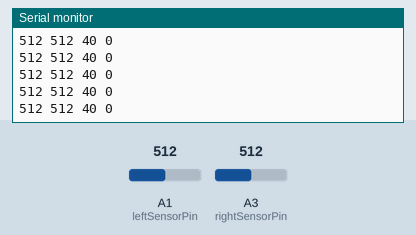
Recording of a sketch running on a simulated Arduino Uno, built with avr-gcc and run on an emulated ATmega328P. Shown: the last lines printed to the serial monitor. The inputs (shaded band) are chosen by the test bench; at power-on: A1 (leftSensorPin) = 512, A3 (rightSensorPin) = 512.

Above: at 1.2 s.
1.3 s: A1 (leftSensorPin) set to 716
At 1.8 s:
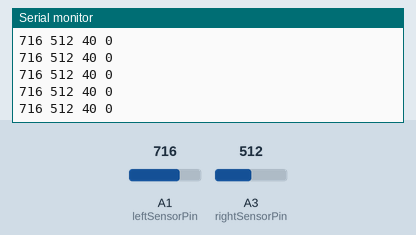
4.3 s: A3 (rightSensorPin) set to 716
At 4.9 s:
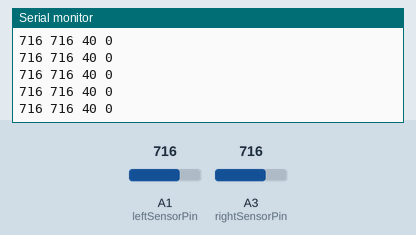
7.3 s: A1 (leftSensorPin) set to 800
At 7.8 s:
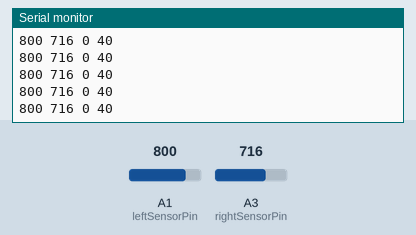
8.8 s: A3 (rightSensorPin) set to 800
At 9.6 s:
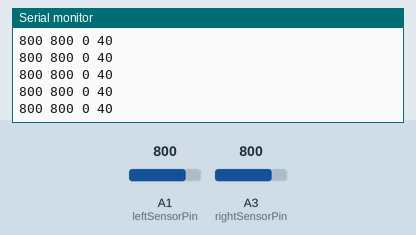
Timing chart, 0 to 11.3 s (numbered marks = the images above; inputs shaded):
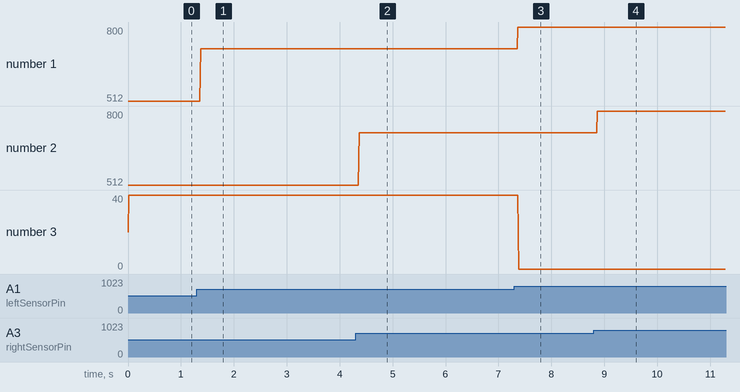

Measured:
- after the input at 1.3 s, the serial monitor: prints a new line after 0.07 s (image 1)
- after the input at 4.3 s, the serial monitor: prints a new line after 0.07 s (image 2)
- after the input at 7.3 s, the serial monitor: prints a new line after 0.07 s (image 3)
- after the input at 8.8 s, the serial monitor: prints a new line after 0.07 s (image 4)
- plotted number 1: 512 → 716 after the input at 1.3 s, 716 → 800 after the input at 7.3 s

The sketch:

plotting.ino
```cpp
// Code for visualizing sensor input and motor command output in serial plotter

// Pin setup
const int leftSensorPin = A1;  // Phototransistor output
// const int centerSensorPin = A2;
const int rightSensorPin = A3;

// Set thresholds
const int leftThreshold = 790;
// const int centerThreshold = 875;
const int rightThreshold = 260;

// Initialize sensor on/off variable
boolean leftSensor;
// boolean centerSensor;
boolean rightSensor;

// Set initial wheel speeds
int leftWheelSpeed = 20;
int rightWheelSpeed = 20;


void setup() {
  pinMode(leftSensorPin, INPUT);   // Set sensor pins as input
  // pinMode(centerSensorPin, INPUT);
  pinMode(rightSensorPin, INPUT);

  Serial.begin(9600);          // Initialize serial communication for debugging
}

void loop() {
  bool leftRead = readSensor(leftSensorPin, leftThreshold);
  bool rightRead = readSensor(rightSensorPin, rightThreshold);

  // get analog values for plotting
  int leftAnalogRead = analogReadSensor(leftSensorPin);
  int rightAnalogRead = analogReadSensor(rightSensorPin);

  Serial.print(leftAnalogRead);
  Serial.print(" ");
  Serial.print(rightAnalogRead);
  Serial.print(" ");
  Serial.print(leftWheelSpeed);
  Serial.print(" ");
  Serial.println(rightWheelSpeed);

  motorControl(leftRead, rightRead);

}

int analogReadSensor(int sensorPin){

  int sensorVal = analogRead(sensorPin);

  return sensorVal;
}


bool readSensor(int sensorPin, int threshold){
  bool reading;

  int sensorVal = analogRead(sensorPin);

  if (sensorVal <= threshold){
    reading = false;
  }
  else{
    reading = true;
  }

  return reading;
}


void motorControl(bool leftSense, bool rightSense){
  if (!leftSense && !rightSense){
    leftWheelSpeed = 20;
    rightWheelSpeed = 20;

  }
  else if (leftSense){
    leftWheelSpeed = 0;
    rightWheelSpeed = 40;

  }
  else if(rightSense){
    leftWheelSpeed = 40;
    rightWheelSpeed = 0;
  }

}
```
